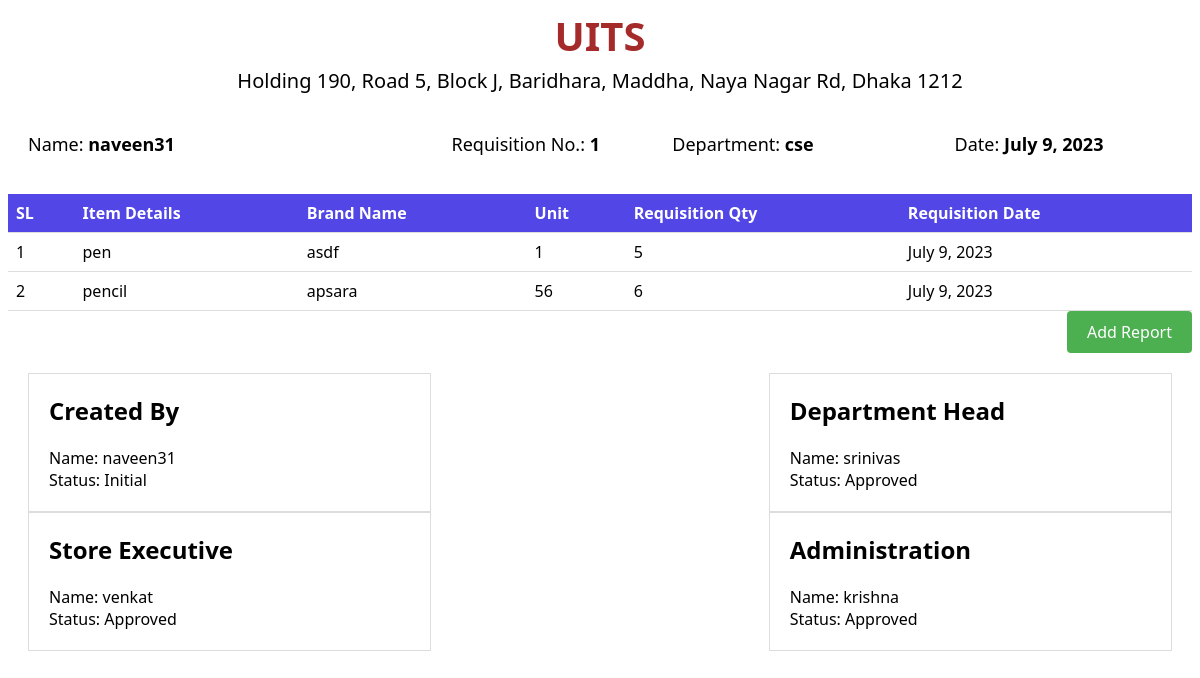
Screenshot of /report/1/ with the database file from the repository.
### apps/models.py (models this page shows, shortened)
class Requisition(models.Model):
    user_name = models.CharField(max_length=100)
    department_name = models.CharField(max_length=100)
    requisition_date = models.DateField(default=datetime.today())
    requisition_no = models.AutoField(primary_key=True)
    remark = models.TextField(blank=True)
    role_choices=(
        ('Department Head','Department Head'),
        ('Store Executive','Store Executive'),
         ('Administration','Administration'),
    )
    approval_role = models.CharField(max_length=100, choices=role_choices, default='Department Head')
    APPROVAL_CHOICES = (
        ('PENDING', 'Pending'),
        ('APPROVED', 'Approved'),
        ('REJECTED', 'Rejected'),
    )
    approval_status = models.CharField(max_length=10, choices=APPROVAL_CHOICES, default='PENDING')

class Report(models.Model):
    requisition_no = models.ForeignKey(Requisition, on_delete=models.CASCADE, to_field='requisition_no')
    item_details = models.CharField(max_length=100)
    brand_name = models.CharField(max_length=50)
    unit = models.CharField(max_length=20)
    requisition_qty = models.IntegerField()
    requisition_date = models.DateField()

class Approval(models.Model):
    username=models.CharField(max_length=100,default="")
    APPROVAL_ROLES = (
        ('Department Head', 'Department Head'),
        ('Store Executive', 'Store Executive'),
        ('Administration', 'Administration'),
    )
    requisition_no = models.CharField(max_length=100)
    approval_role = models.CharField(max_length=50, choices=APPROVAL_ROLES)
    STATUS_CHOICES = (
        ('Pending', 'Pending'),
        ('Approved', 'Approved'),
        ('Rejected', 'Rejected'),
    )
    status = models.CharField(max_length=20, choices=STATUS_CHOICES)
    remark=models.CharField(max_length=100,default="")

### apps/views.py (the view)
# urls.py: path('report/<int:requisition_no>/', views.report_view, name='report'),
def report_view(request, requisition_no):
    report = Report.objects.filter(requisition_no=requisition_no)
    dh = Approval.objects.filter(requisition_no=requisition_no ,approval_role='Department Head')
    se = Approval.objects.filter(requisition_no=requisition_no ,approval_role='Store Executive')
    adm = Approval.objects.filter(requisition_no=requisition_no ,approval_role='Administration')
    req=Requisition.objects.get(requisition_no=requisition_no)
    return render(request, 'report.html', {'requisition_no': requisition_no,'adm':adm,"req":req,'report':report,'dh':dh,'se':se})

### apps/templates/report.html (shortened to what this page needs)
<!DOCTYPE html>
<html>
<head>
</head>
<body>
    <div class="header">
        <h1>UITS</h1>
        <p>Holding 190, Road 5, Block J, Baridhara, Maddha, Naya Nagar Rd, Dhaka 1212</p>
        </div>
    <div class="container">
        <div class="name">
            <p>
                Name: <span>{{ req.user_name }}</span>
            </p>
        </div>
        <div class="req">
            <p>
                Requisition No.: <span>{{ req.requisition_no }}</span>
            </p>
        </div>
        <div class="dep">
            <p>Department: <span>{{ req.department_name }}</span></p>
        </div>
        <div class="dt">
           <p>Date: <span>{{ req.requisition_date }}</span></p>
        </div>
    </div>
    <table>
        <thead>
            <tr>
                <th>SL</th>
                <th>Item Details</th>
                <th>Brand Name</th>
                <th>Unit</th>
                <th>Requisition Qty</th>
                <th>Requisition Date</th>
            </tr>
        </thead>
        <tbody>
            {% for item in report %}
                <tr>
                    <td>{{ forloop.counter }}</td>
                    <td>{{ item.item_details }}</td>
                    <td>{{ item.brand_name }}</td>
                    <td>{{ item.unit }}</td>
                    <td>{{ item.requisition_qty }}</td>
                    <td>{{ item.requisition_date }}</td>
                </tr>
            {% endfor %}
        </tbody>
    </table>
    <div class="button-container">
        <a href="{% url 'add_report' requisition_no %}" class="add-report-button">Add Report</a>
    </div>
    <div class="container">
        <div class="section">
            <h2>Created By</h2>
            <label for="username">Name: {{ req.user_name }}</label>
            <br>
            <label for="status">Status: Initial</label>
        </div>
        <div class="section">
            <h2>Department Head</h2>
            {% for item in dh %}
            <label for="username">Name: {{ item.username }}</label>
            <br>
            <label for="status">Status: {{ item.get_status_display }}</label>
            <br>
            {% endfor %}
        </div>
        <div class="section">
            <h2>Store Executive</h2>
            {% for s in se %}
            <label for="username">Name: {{ s.username }}</label>
            <br>
            <label for="status">Status: {{ s.get_status_display }}</label>
            <br>
            {% endfor %}
        </div>
        <div class="section">
            <h2>Administration</h2>
            {% for s in adm %}
            <label for="username">Name: {{ s.username }}</label>
            <br>
            <label for="status">Status: {{ s.get_status_display }}</label>
            <br>
            {% endfor %}
        </div>
    </div>
</body>
</html>

### apps/templates/report.html (style rules this page uses)
body { font-family: 'Segoe UI', Tahoma, Geneva, Verdana, sans-serif; }
table { border-collapse: collapse; width: 100%; }
th, td { padding: 8px; text-align: left; border-bottom: 1px solid #ddd; }
th { background-color: #5247e6; color: white; }
.header { margin-bottom: 20px; text-align: center; }
.header h1 { margin: 0; font-size: 40px; color:brown; }
.header p { margin: 4px 0; font-size: 20px; }
.button-container { text-align: right; margin-bottom: 20px; }
.container { display: flex; flex-wrap: wrap; justify-content: space-between; margin: 20px; }
.section { flex-basis: calc(33.33% - 20px); padding: 20px; border: 1px solid #ddd; }
.section h2 { margin-top: 0; }
.add-report-button { display: inline-block; padding: 10px 20px; background-color: #4CAF50; color: white; text-decoration: none; border-radius: 4px; transition: background-color 0.3s ease; }
.dt { text-align: right; font-size: 18px; }
.dep { text-align: left; font-size: 18px; }
.name { text-align: left; font-size: 18px; }
.req { text-align: right; font-size: 18px; }
.container { display: flex; justify-content: space-between; align-items: center; }
.name, .req, .dep, .dt { flex-basis: 25%; text-align: center; }
.name { text-align: left; }
.req { text-align: right; }
.name span, .req span, .dep span, .dt span { font-weight: bold; }

### rows the page displays
Requisition: user_name "naveen31", requisition_no "1", department_name "cse", requisition_date "July 9, 2023"
Report: item_details "pen", brand_name "asdf", unit "1", requisition_qty "5", requisition_date "July 9, 2023"
Report: item_details "pencil", brand_name "apsara", unit "56", requisition_qty "6", requisition_date "July 9, 2023"
Approval: username "srinivas", status "Approved"
Approval: username "venkat", status "Approved"
Approval: username "krishna", status "Approved"
